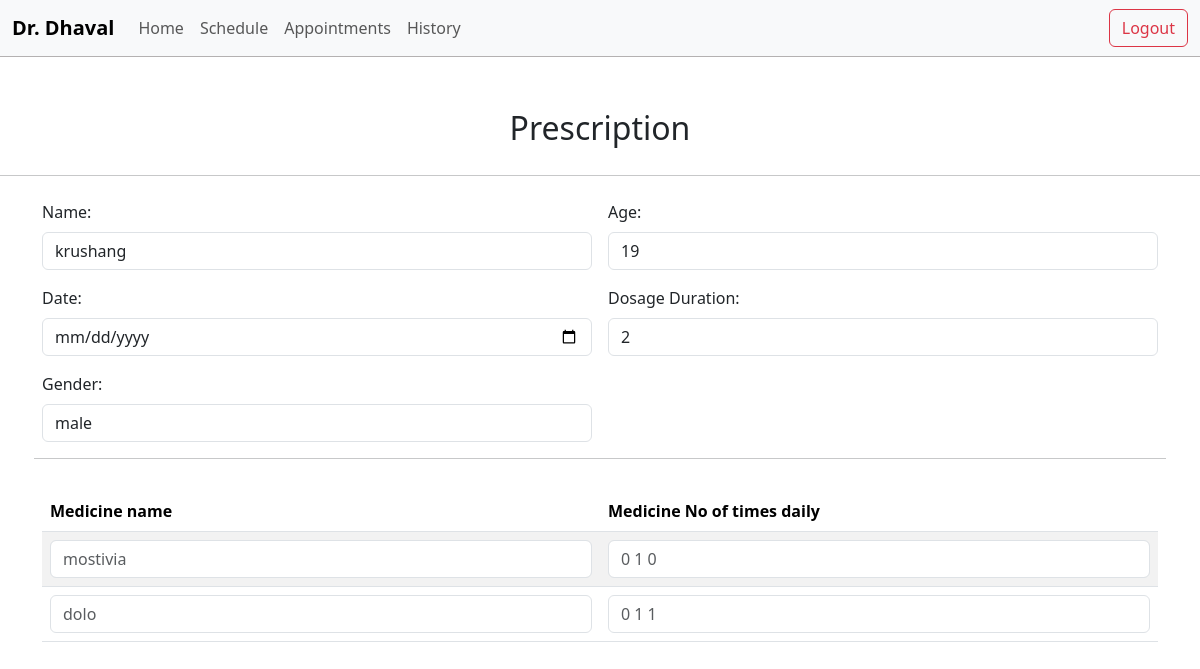
/doctor/viewprescription/2/ (signed in), run on the app's committed database.
### accounts/models.py (models this page shows, shortened)
class CustomUser(AbstractBaseUser, PermissionsMixin):
    email = models.EmailField(unique=True)
    first_name = models.CharField(max_length=30)
    last_name = models.CharField(max_length=30)
    phone_number = models.CharField(max_length=15)
    is_active = models.BooleanField(default=True)
    is_staff = models.BooleanField(default=False)
    is_admin = models.BooleanField(default=False)
    is_superadmin = models.BooleanField(default=False)
    type = models.CharField(max_length=16, default='patient')
    objects = CustomUserManager()
    USERNAME_FIELD = 'email'
    REQUIRED_FIELDS = ['first_name']

### doctor/models.py (models this page shows)
class appointment(models.Model):
    patient_id=models.ForeignKey(Patient,on_delete=models.CASCADE)
    doctor_id=models.ForeignKey(Doctor,on_delete=models.CASCADE)
    patient_name = models.CharField(max_length=255 , default='unknown user')
    datetime = models.DateTimeField(auto_now_add=False,null=True)
    appointment_state = models.CharField(max_length=255) #accept reject etcccccc
    note = models.TextField()
    rejection_reason = models.TextField(blank=True, null=True)

class prescription(models.Model):
    appointment_id=models.ForeignKey(appointment,on_delete=models.CASCADE, default=None)
    date = models.DateField()
    duration = models.IntegerField( default=0)
    age = models.IntegerField()
    gender = models.CharField(max_length=20 , default='rather not say')

class prescribedMedicine(models.Model):
    prescription_id=models.ForeignKey(prescription,on_delete=models.CASCADE, default=None)
    medicine_id=models.ForeignKey(medicine,on_delete=models.CASCADE)
    dosage=models.CharField(max_length=10)
    quantity=models.IntegerField()

class medicine(models.Model):
    medicine_name = models.CharField(max_length=100)
    price = models.IntegerField(null=True) #per medicine

### doctor/views.py (the view)
# urls.py: path('viewprescription/<id>/',views.viewprescription, name="viewprescription"),
@login_required(login_url='/login/')
def viewprescription(request,id):
    appoint = appointment.objects.get(id = id)
    pres = prescription.objects.get(appointment_id_id = id)
    presmed = prescribedMedicine.objects.filter(prescription_id_id = pres.id)
    context = {'page':'view prescription','disp':appoint,'pres':pres,'presmed':presmed}
    return render(request, 'doctor/prescriptionview.html',context)

### templates/doctor/prescriptionview.html
{% extends "basic_structure.html"%}
{%block start%}
<div class="container mt-1">
    <div class="d-flex justify-content-center pt-5 p-1">
      <h2>Prescription</h2>
    </div>
  </div>
  <hr>
<div class="container mt-4">
    <div class="row g-3">
      <div class="col-md-6">
        <label for="patient_Name" class="form-label">Name:</label>
        <input type="text" class="form-control" id="patient_Name" name="patient_Name" value="{{disp.patient_name}}">
      </div>
      <div class="col-md-6">
        <label for="age" class="form-label">Age:</label>
        <input type="number" class="form-control" id="age" name="age" value="{{pres.age}}" required>
      </div>
      <div class="col-md-6">
        <label for="date" class="form-label">Date:</label>
        <input type="date" class="form-control" id="date" name="date" required value="{{pres.date}}">
      </div>
      <div class="col-md-6">
        <label for="duration" class="form-label">Dosage Duration:</label>
        <input type="text" class="form-control" id="duration" name="duration" placeholder="No. of days" value="{{pres.duration}}" required>
      </div>
      <div class="col-md-6">
        <label class="form-label">Gender:</label>
        <input class="form-control" type="text" name="gender" id="gender" value="{{pres.gender}}" checked>
      </div>
      <hr>
      <div class="col-md-12">
        <table class="table table-striped" id="myTable">
          <thead>
            <tr>
              <th scope="col">Medicine name</th>
              <th scope="col">Medicine No of times daily</th>
            </tr>
          </thead>
          <tbody>
            {% for i in presmed%}
            <tr>
              <td><input type="text" class="form-control" id="med" name="med_name" placeholder="{{i.medicine_id.medicine_name}}"></td>
              <td><input type="text" class="form-control" id="dose" name="dose" placeholder="{{i.dosage}}"></td>
            </tr>
            {% endfor %}
          </tbody>
        </table>
      </div>
</div>
  </div>
{%endblock%}

### templates/basic_structure.html (shortened to what this page needs)
<!DOCTYPE html>
<html lang="en">
<head>
    <link href="https://cdn.jsdelivr.net/npm/bootstrap@5.3.0-alpha1/dist/css/bootstrap.min.css" rel="stylesheet">
<link href="https://cdn.jsdelivr.net/npm/bootstrap@5.3.3/dist/css/bootstrap.min.css" rel="stylesheet">
</head>
<body>
      <nav class="navbar navbar-expand-lg bg-light ">
        <div class="container-fluid">
          <a class="navbar-brand" href="/doctor/doctors-profile/"><b>Dr. {{request.user.first_name}}</b></a>
          <div class="collapse navbar-collapse" id="navbarSupportedContent">
            <ul class="navbar-nav me-auto mb-2 mb-lg-0">
              <li class="nav-item">
                <a class="nav-link" aria-current="page" href="/doctor/doc-home">Home</a>
              </li>
              <li class="nav-item">
                <a class="nav-link" href="/doctor/schedule/">Schedule</a>
              </li>
              <li class="nav-item">
                <a class="nav-link" href="/doctor/appointments/">Appointments</a>
              </li>
              <li class="nav-item">
                <a class="nav-link" href="/doctor/history/">History</a>
              </li>
            </ul>
            <a href="/logout/" class="btn btn-outline-danger " type="submit">Logout</a>
          </div>
        </div>
      </nav>
    {% block start%}
    {% endblock %}
</body>
</html>

### templates/basic_structure.html (style rules this page uses)
.navbar { border-bottom: 1px solid #b4b1b1; }

### data on the page
CustomUser: user.first_name "Dhaval"
appointment: patient_Name "krushang"
prescription: age "19", duration "2", gender "male"
prescribedMedicine: med_name "mostivia", dose "0 1 0"
prescribedMedicine: med_name "dolo", dose "0 1 1"
